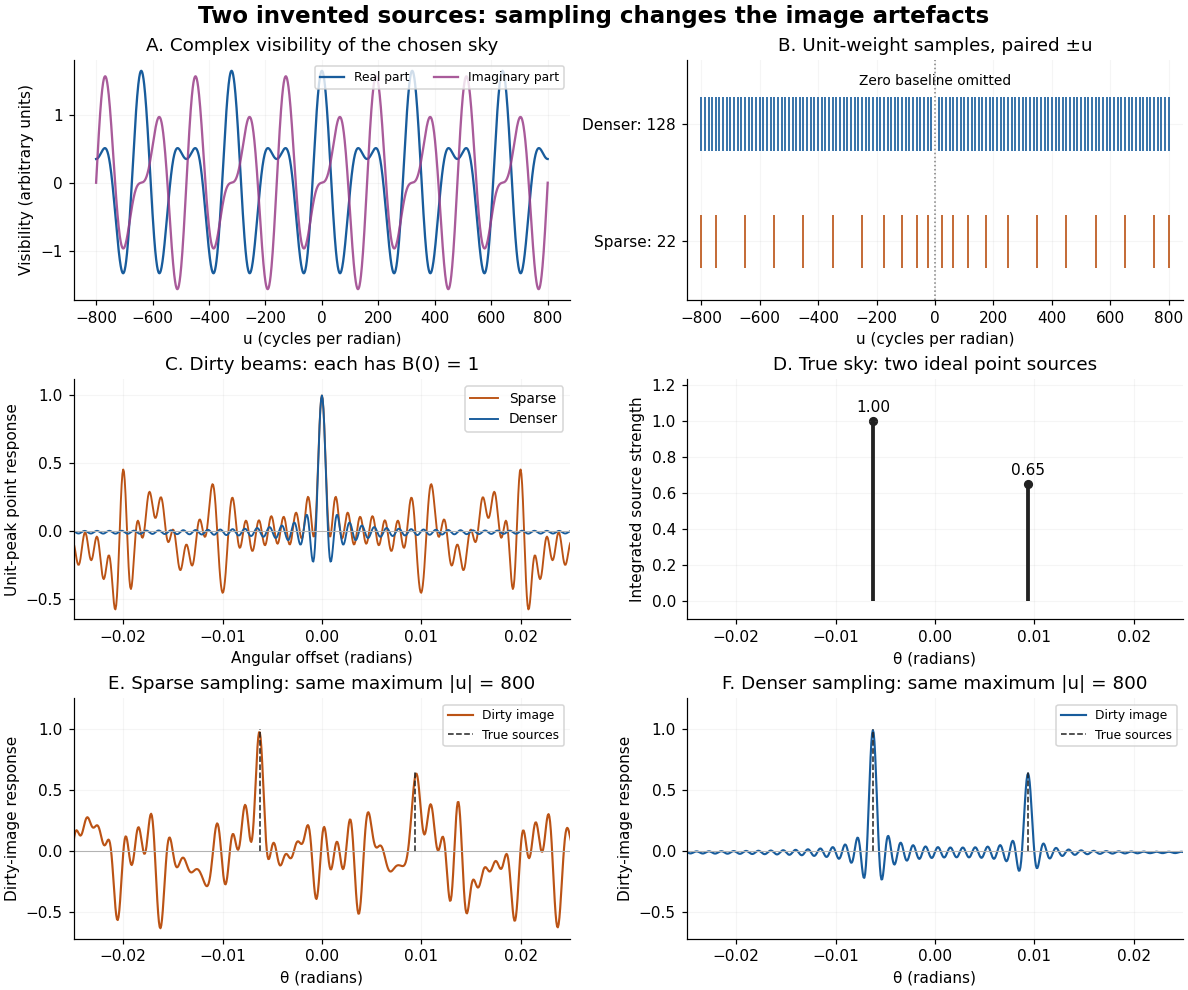

Generate this figure with Python:
"""Original noiseless 1D visibility/dirty-image example; no historical data.

Tested with Python 3.14, NumPy 2.3.5 and Matplotlib 3.10.7.
No SciPy. Run from _media to write the matching PNG in that directory.
"""

from pathlib import Path

import matplotlib.pyplot as plt
import numpy as np


def model():
    n, length = 1024, .08
    theta = (np.arange(n) - n//2) * length/n
    sky = np.zeros(n)
    offsets, strengths = [-80, 120], [1., .65]
    for offset, strength in zip(offsets, strengths):
        sky[n//2 + offset] = strength
    frequencies = np.fft.fftfreq(n, d=length/n)
    visibility = np.fft.fft(np.fft.ifftshift(sky))
    analytic = sum(strength*np.exp(-2j*np.pi*frequencies*offset*length/n)
                   for offset, strength in zip(offsets, strengths))
    np.testing.assert_allclose(visibility, analytic, atol=2e-13)
    cases = {}
    for name, positive in [
        ("Sparse", np.array([2, 5, 9, 14, 20, 28, 36, 44, 52, 60, 64])),
        ("Denser", np.arange(1, 65)),
    ]:
        sampling = np.zeros(n)
        sampling[positive] = 1
        sampling[-positive] = 1
        normalization = n/sampling.sum()
        beam_complex = np.fft.ifft(sampling)*normalization
        image_complex = np.fft.ifft(sampling*visibility)*normalization
        assert np.max(np.abs(beam_complex.imag)) < 1e-14
        assert np.max(np.abs(image_complex.imag)) < 1e-14
        np.testing.assert_allclose(beam_complex[0], 1., atol=1e-14)
        direct = sum(strength*np.roll(beam_complex.real, offset)
                     for offset, strength in zip(offsets, strengths))
        np.testing.assert_allclose(image_complex.real, direct, atol=1e-13)
        assert abs(image_complex.real.mean()) < 1e-14
        cases[name] = {"k": positive, "sampling": sampling,
                       "beam": np.fft.fftshift(beam_complex.real),
                       "image": np.fft.fftshift(image_complex.real)}
    np.testing.assert_allclose(visibility[32], -1+.65j, atol=1e-13)
    np.testing.assert_allclose(visibility[64], .35, atol=1e-13)
    return theta, frequencies, visibility, cases


def main():
    theta, frequency, visibility, cases = model()
    plt.rcParams.update({"font.size": 10, "axes.spines.top": False,
                         "axes.spines.right": False})
    fig, axs = plt.subplots(3, 2, figsize=(10.8, 9.0), layout="constrained", facecolor="white")
    colors = {"Sparse": "#bb5315", "Denser": "#185c9c"}
    u = np.linspace(-800, 800, 2001)
    v = np.exp(2j*np.pi*u*.00625) + .65*np.exp(-2j*np.pi*u*.009375)
    ax = axs[0, 0]
    ax.plot(u, v.real, c="#185c9c", label="Real part")
    ax.plot(u, v.imag, c="#9a3e89", label="Imaginary part", alpha=.85)
    ax.set(title="A. Complex visibility of the chosen sky", xlabel="u (cycles per radian)", ylabel="Visibility (arbitrary units)")
    ax.legend(loc="upper right", ncol=2, fontsize=8)

    ax = axs[0, 1]
    for row, (name, data) in enumerate(cases.items()):
        positions = 12.5*np.r_[-data["k"], data["k"]]
        ax.vlines(positions, row-.23, row+.23, colors=colors[name], lw=1.1)
    ax.axvline(0, c=".5", ls=":", lw=1)
    ax.set(yticks=[0, 1], yticklabels=["Sparse: 22", "Denser: 128"],
           ylim=(-.5, 1.55), xlim=(-850, 850), xlabel="u (cycles per radian)",
           title="B. Unit-weight samples, paired ±u")
    ax.text(0, 1.34, "Zero baseline omitted", ha="center", fontsize=9)

    ax = axs[1, 0]
    for name, data in cases.items():
        ax.plot(theta, data["beam"], color=colors[name], lw=1.25, label=name)
    ax.axhline(0, c=".7", lw=.7)
    ax.set(xlim=(-.025, .025), ylim=(-.65, 1.12), title="C. Dirty beams: each has B(0) = 1",
           xlabel="Angular offset (radians)", ylabel="Unit-peak point response")
    ax.legend(fontsize=9)

    ax = axs[1, 1]
    source_theta, strengths = [-.00625, .009375], [1, .65]
    ax.vlines(source_theta, 0, strengths, color="#222222", lw=2.5)
    ax.scatter(source_theta, strengths, c="#222222", s=25)
    ax.text(-.00625, 1.05, "1.00", ha="center")
    ax.text(.009375, .70, "0.65", ha="center")
    ax.set(xlim=(-.025, .025), ylim=(-.1, 1.23), title="D. True sky: two ideal point sources",
           xlabel="θ (radians)", ylabel="Integrated source strength")

    for ax, (name, data) in zip(axs[2], cases.items()):
        ax.plot(theta, data["image"], c=colors[name], lw=1.4, label="Dirty image")
        ax.vlines(source_theta, 0, strengths, color="#222222", ls="--", lw=1, label="True sources")
        ax.axhline(0, c=".7", lw=.7)
        ax.set(xlim=(-.025, .025), ylim=(-.72, 1.25),
               title=f"{'E' if name == 'Sparse' else 'F'}. {name} sampling: same maximum |u| = 800",
               xlabel="θ (radians)", ylabel="Dirty-image response")
        ax.legend(loc="upper right", fontsize=8)
    for ax in axs.flat:
        ax.grid(alpha=.12)
    fig.suptitle("Two invented sources: sampling changes the image artefacts", fontsize=15, weight="bold")
    fig.savefig(Path.cwd() / (Path(__file__).stem + ".png"), dpi=110, facecolor="white")
    plt.close(fig)
    print("FFT visibilities equal analytic visibilities; shifted-beam and real-image checks passed.")


if __name__ == "__main__":
    main()
